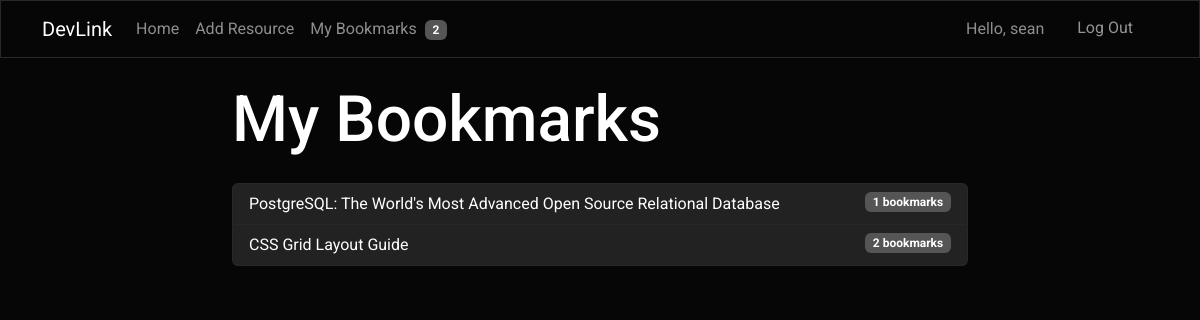
Screenshot of /bookmarks/ (signed in) with the database file from the repository.
### core/models.py (models this page shows, shortened)
class Bookmark(models.Model):
    user = models.ForeignKey(User, on_delete=models.CASCADE)
    resource = models.ForeignKey(Resource, on_delete=models.CASCADE)
    created_at = models.DateTimeField(auto_now_add=True)
    class Meta:
        unique_together = ('user', 'resource')

class Resource(models.Model):
    title = models.CharField(max_length=200)
    description = models.TextField()
    url = models.URLField()
    category = models.ForeignKey(Category, on_delete=models.SET_NULL, null=True)
    tags = models.ManyToManyField(Tag)
    author = models.ForeignKey(User, on_delete=models.CASCADE)
    created_at = models.DateTimeField(auto_now_add=True)
    updated_at = models.DateTimeField(auto_now=True)
    image = models.ImageField(upload_to='resource_images/', blank=True, null=True)
    file = models.FileField(upload_to='resources/files/', blank=True, null=True)
    def get_absolute_url(self):
        from django.urls import reverse
        return reverse('resource_detail', kwargs={'pk': self.pk})

### core/views.py (the view)
# urls.py: path('bookmarks/', BookmarkListView.as_view(), name='bookmark_list'),
class BookmarkListView(LoginRequiredMixin, ListView):
    model = Bookmark
    template_name = 'core/bookmark_list.html'
    context_object_name = 'bookmarks'
    def get_queryset(self):
        return Bookmark.objects.filter(user=self.request.user).select_related('resource')

### core/templates/core/bookmark_list.html (shortened to what this page needs)
{% extends 'core/base.html' %}
{% block content %}
<div class="row">
    <div class="col-md-8 mx-auto">
        <h1 class="mb-4">My Bookmarks</h1>
        {% if bookmarks %}
        <div class="list-group">
            {% for bookmark in bookmarks %}
            <a href="{{ bookmark.resource.get_absolute_url }}" class="list-group-item list-group-item-action">
                {{ bookmark.resource.title }}
                <span class="badge bg-secondary float-end">
                    {{ bookmark.resource.bookmark_set.count }} bookmarks
                </span>
            </a>
            {% endfor %}
        </div>
        {% else %}
        <div class="alert alert-info">You haven't bookmarked any resources yet.</div>
        {% endif %}
    </div>
</div>
{% endblock %}

### core/templates/core/base.html (shortened to what this page needs)
{% load static %}
<!DOCTYPE html>
<html lang="en">
<head>
    <link rel="stylesheet" href="https://cdn.jsdelivr.net/npm/bootstrap-icons@1.8.0/font/bootstrap-icons.css">
    <link href="https://cdn.jsdelivr.net/npm/bootswatch@5.3.0/dist/cyborg/bootstrap.min.css" rel="stylesheet">
</head>
<body>
    <nav class="navbar navbar-expand-lg navbar-dark bg-dark">
        <div class="container">
            <a class="navbar-brand" href="{% url 'home' %}">DevLink</a>
            <div class="collapse navbar-collapse" id="navbarNav">
                <ul class="navbar-nav me-auto">
                    <li class="nav-item">
                        <a class="nav-link" href="{% url 'home' %}">Home</a>
                    </li>
                    {% if user.is_authenticated %}
                    <li class="nav-item">
                        <a class="nav-link" href="{% url 'resource_create' %}">Add Resource</a>
                    </li>
                    <li class="nav-item">
                        <a class="nav-link" href="{% url 'bookmark_list' %}">
                            My Bookmarks
                            <span class="badge bg-secondary ms-1">{{ user.bookmark_set.count }}</span>
                        </a>
                    </li>
                    {% endif %}
                </ul>
                <ul class="navbar-nav">
                    {% if user.is_authenticated %}
                    <li class="nav-item">
                        <span class="nav-link">Hello, {{ user.username }}</span>
                    </li>
                    <li class="nav-item">
                        <form class="nav-link" action="{% url 'logout' %}" method="post" style="display:inline;">
                            <button type="submit" class="btn btn-link" id="logout"
                                style="text-decoration: none; color: #949494;">Log Out</button>
                        </form>
                    </li>
                    {% endif %}
                </ul>
            </div>
        </div>
    </nav>
    <div class="container my-4">
        {% block content %}{% endblock %}
    </div>
</body>
</html>

### rows the page displays
Bookmark: resource "PostgreSQL: The World's Most Advanced Open Source Relational Database", resource.bookmark_set.count "1"
Bookmark: resource "CSS Grid Layout Guide", resource.bookmark_set.count "2"

### other values shown
{{ user.bookmark_set.count }} "2"
{{ user.username }} "sean"
